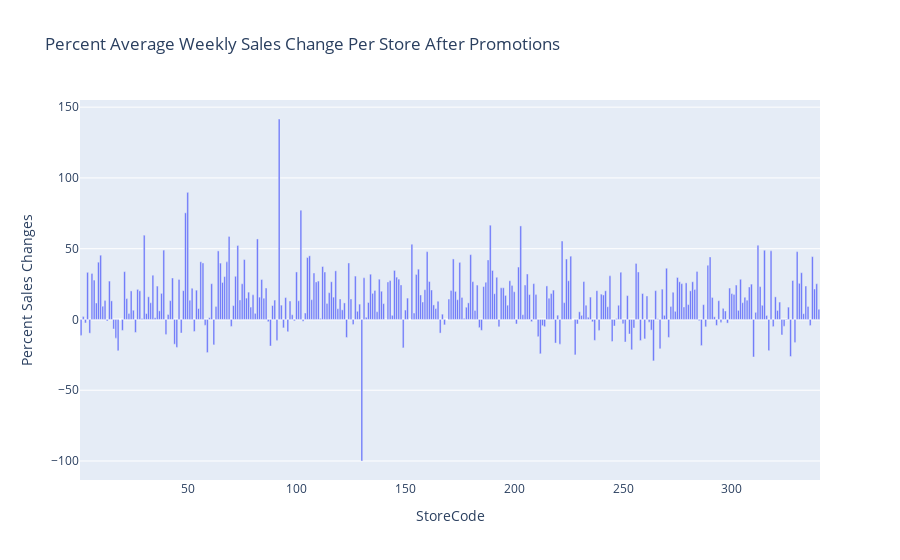

The notebook cell this image was saved under:
### Markdown cell above
87 % of stores increased their average sales with promotions.

### Code cell
import plotly.express as px
t=(all_data.groupby(['StoreCode','is_promotion',pd.Grouper(key='Date', freq='W-MON')])['SalesQuantity'].mean()).reset_index()
t=t.groupby(['StoreCode','is_promotion'])['SalesQuantity'].mean().reset_index()
table = pd.pivot_table(t, values='SalesQuantity', index=['StoreCode'],
                    columns=['is_promotion'], aggfunc=np.mean, fill_value=0)
table['Percent Sales Changes']=((table[True]-table[False])/table[False])*100
table['Percent Sales Changes']=round(table['Percent Sales Changes'],2)
fig = px.bar(table, x=table.index, y=table['Percent Sales Changes'], title="Percent Average Weekly Sales Change Per Store After Promotions")
fig.show()

### Figure 1 — Plotly figure (JSON) as saved in the notebook; plotly's stock layout.template omitted (floating-point values rounded to 4 significant figures; data arrays with more than 128 entries replaced by an {"elided": "..."} marker saying what was removed)
{"data": [{"alignmentgroup": "True", "hovertemplate": "StoreCode=%{x}<br>Percent Sales Changes=%{y}<extra></extra>", "legendgroup": "", "marker": {"color": "#636efa"}, "name": "", "offsetgroup": "", "orientation": "v", "showlegend": false, "textposition": "auto", "type": "bar", "x": {"elided": "340 int values"}, "xaxis": "x", "y": {"elided": "340 float values"}, "yaxis": "y"}], "layout": {"barmode": "relative", "legend": {"tracegroupgap": 0}, "title": {"text": "Percent Average Weekly Sales Change Per Store After Promotions"}, "xaxis": {"anchor": "y", "domain": [0, 1], "title": {"text": "StoreCode"}}, "yaxis": {"anchor": "x", "domain": [0, 1], "title": {"text": "Percent Sales Changes"}}}}
